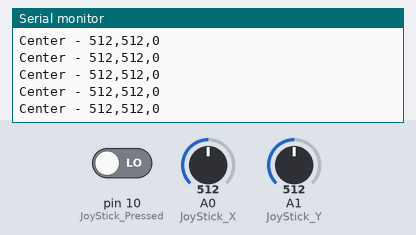
The sketch below on a simulated Arduino Uno, built with avr-gcc and run on an emulated ATmega328P. On the bench: the last lines printed to the serial monitor. The inputs (shaded band) are chosen by the test bench; at power-on: A0 (JoyStick_X) = 512, A1 (JoyStick_Y) = 512, pin 10 (JoyStick_Pressed) LOW.

Above: at 1.2 s.
1.3 s: A0 (JoyStick_X) set to 538
At 1.56 s:
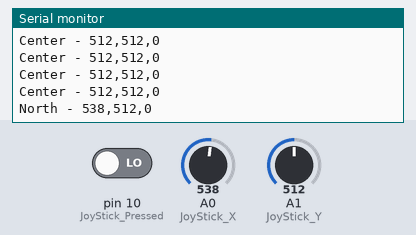
3.3 s: A1 (JoyStick_Y) set to 491
At 3.37 s:
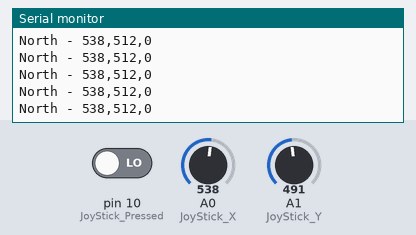
4.8 s: A1 (JoyStick_Y) set to 470
At 4.98 s:
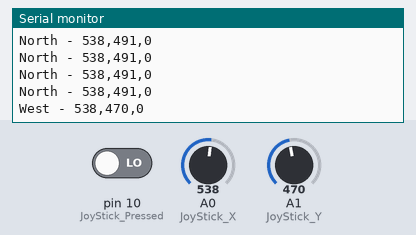

Measured:
- the behaviour switches between 520 and 521 on A0 (JoyStick_X) (found by bisection; images 0 and 1)
- the behaviour switches between 480 and 479 on A1 (JoyStick_Y) (found by bisection; images 2 and 3)
- after the input at 1.3 s, the serial monitor: prints a new line after 0.11 s (image 1)
- after the input at 4.8 s, the serial monitor: prints a new line at once (image 3)

The sketch:

Joystick.ino
```cpp
// Pin numbers:
int JoyStick_X = 0; // Pin: Analog 0 = X axis
int JoyStick_Y = 1; // Pin: Analog 1 = y axis
int JoyStick_Pressed = 10; // Pin: Digital 10 = Press

void setup () {
  Serial.begin(9600);
  pinMode(JoyStick_X, INPUT);
  pinMode(JoyStick_Y, INPUT);
  pinMode(JoyStick_Pressed, INPUT);
}

void loop () {
  //int x, y, pressed;
  String compass = "Center";
  int x = analogRead(JoyStick_X);
  int y = analogRead(JoyStick_Y);
  int pressed = digitalRead(JoyStick_Pressed);

  if(x > 520 && x > y) {
    compass = "North";
  } else if(x < 480 && x < y) {
    compass = "South";
  } else if(y > 520 && y > x) {
    compass = "East";
  }
  if(y < 480 && y < x) {
    compass = "West";
  }

  Serial.print(compass + " - ");
  Serial.print(x, DEC);
  //Serial.print(x, DEC + ",");
  Serial.print(",");
  Serial.print(y, DEC);
  //Serial.print(y, DEC + ",");
  Serial.print(",");
  Serial.println(pressed, DEC);
  delay(200);
}
```
